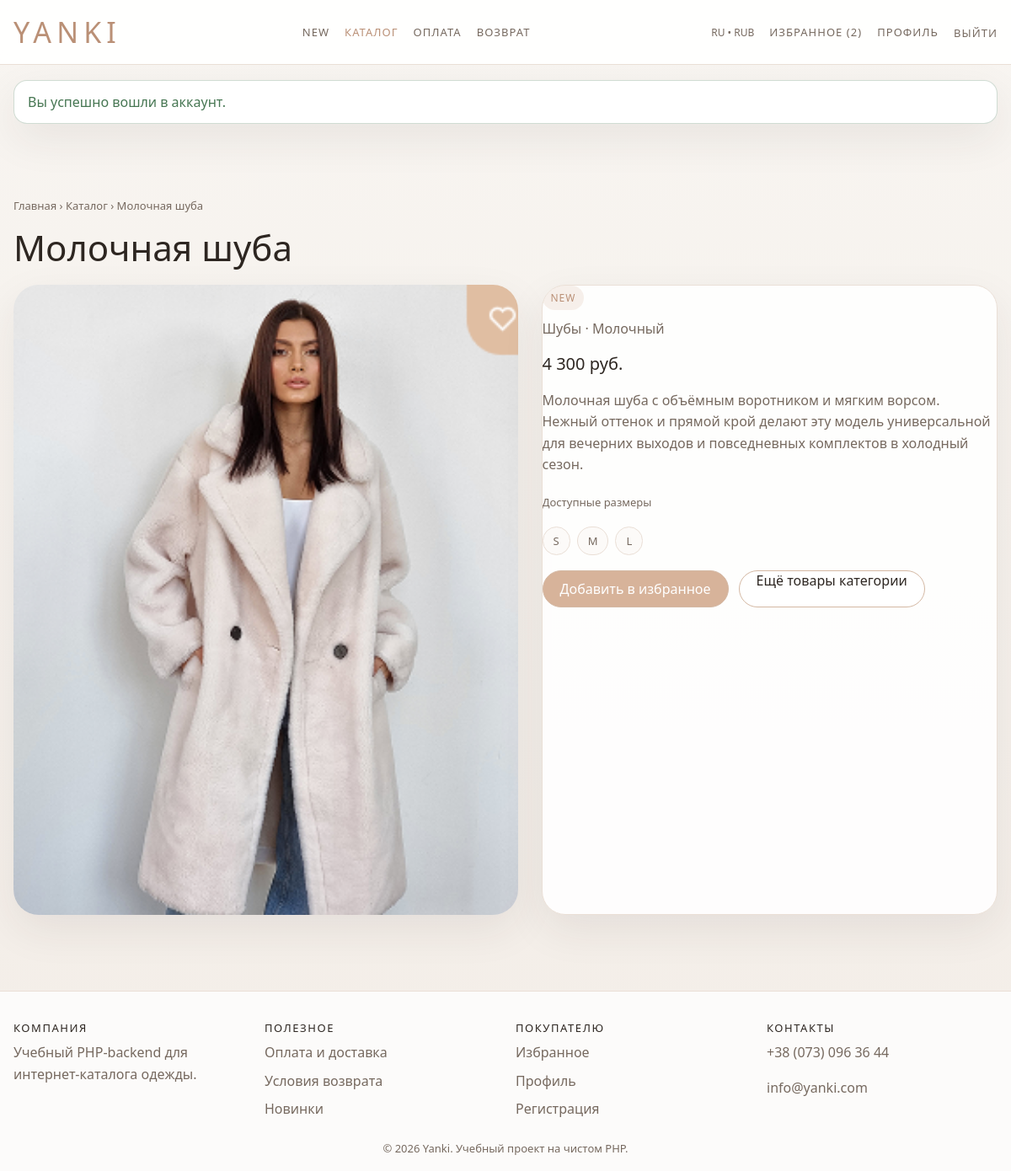
Screenshot of /product.php?slug=milk-fur-coat (signed in) with the database file from the repository.
### tables this page shows
CREATE TABLE products (
    id INT UNSIGNED AUTO_INCREMENT PRIMARY KEY,
    category_id TINYINT UNSIGNED NOT NULL,
    color_id TINYINT UNSIGNED DEFAULT NULL,
    title VARCHAR(150) NOT NULL,
    slug VARCHAR(160) NOT NULL,
    short_description VARCHAR(255) DEFAULT NULL,
    description TEXT DEFAULT NULL,
    price DECIMAL(10,2) NOT NULL,
    image_path VARCHAR(255) NOT NULL,
    is_new TINYINT(1) NOT NULL DEFAULT 0,
    is_bestseller TINYINT(1) NOT NULL DEFAULT 0,
    is_sale TINYINT(1) NOT NULL DEFAULT 0,
    created_at TIMESTAMP NOT NULL DEFAULT CURRENT_TIMESTAMP,
    updated_at TIMESTAMP NOT NULL DEFAULT CURRENT_TIMESTAMP ON UPDATE CURRENT_TIMESTAMP,
    UNIQUE KEY uq_products_slug (slug),
    KEY idx_products_category_id (category_id),
    KEY idx_products_color_id (color_id),
    KEY idx_products_price (price),
    KEY idx_products_is_new (is_new),
    KEY idx_products_is_bestseller (is_bestseller),
    KEY idx_products_is_sale (is_sale),
    CONSTRAINT fk_products_category
        FOREIGN KEY (category_id) REFERENCES categories (id)
        ON UPDATE CASCADE,
    CONSTRAINT fk_products_color
        FOREIGN KEY (color_id) REFERENCES colors (id)
        ON UPDATE CASCADE
);

CREATE TABLE categories (
    id TINYINT UNSIGNED AUTO_INCREMENT PRIMARY KEY,
    name VARCHAR(100) NOT NULL,
    slug VARCHAR(100) NOT NULL,
    image_path VARCHAR(255) NOT NULL,
    sort_order TINYINT UNSIGNED NOT NULL DEFAULT 0,
    UNIQUE KEY uq_categories_slug (slug)
);

CREATE TABLE colors (
    id TINYINT UNSIGNED AUTO_INCREMENT PRIMARY KEY,
    name VARCHAR(50) NOT NULL,
    slug VARCHAR(50) NOT NULL,
    code CHAR(7) DEFAULT NULL,
    sort_order TINYINT UNSIGNED NOT NULL DEFAULT 0,
    UNIQUE KEY uq_colors_slug (slug)
);

### config/database.php (called while the page is built, shortened)
<?php
function db(): PDO
{
    static $pdo = null;
    if ($pdo instanceof PDO) {
        return $pdo;
    }
    $dsn = sprintf(
        'mysql:host=%s;port=%d;dbname=%s;charset=%s',
        (string) config('db.host'),
        (int) config('db.port'),
        (string) config('db.name'),
        (string) config('db.charset')
    );
    try {
        $pdo = new PDO(
            $dsn,
            (string) config('db.user'),
            (string) config('db.pass'),
            [
                PDO::ATTR_ERRMODE => PDO::ERRMODE_EXCEPTION,
                PDO::ATTR_DEFAULT_FETCH_MODE => PDO::FETCH_ASSOC,
                PDO::ATTR_EMULATE_PREPARES => false,
            ]
        );
    } catch (PDOException $exception) {
        http_response_code(500);
        exit('Не удалось подключиться к MySQL. Проверьте настройки в backend/config/config.php и импорт SQL-скрипта.');
    }
    return $pdo;
}

### includes/repositories.php (called while the page is built, shortened)
<?php
function find_product_by_slug(string $slug): ?array
{
    $sql = <<<SQL
        SELECT
            p.id,
            p.category_id,
            p.color_id,
            p.title,
            p.slug,
            p.short_description,
            p.description,
            p.price,
            p.image_path,
            p.is_new,
            p.is_bestseller,
            p.is_sale,
            p.created_at,
            c.name AS category_name,
            c.slug AS category_slug,
            co.name AS color_name,
            co.code AS color_code,
            (
                SELECT GROUP_CONCAT(s2.name ORDER BY s2.sort_order SEPARATOR ' ')
                FROM product_sizes ps2
                INNER JOIN sizes s2 ON s2.id = ps2.size_id
                WHERE ps2.product_id = p.id
            ) AS sizes_text
        FROM products p
        INNER JOIN categories c ON c.id = p.category_id
        LEFT JOIN colors co ON co.id = p.color_id
        WHERE p.slug = :slug
        LIMIT 1
    SQL;
    $statement = db()->prepare($sql);
    $statement->execute(['slug' => $slug]);
    $product = $statement->fetch();
    return $product ?: null;
}
function get_user_by_id(int $userId): ?array
{
    $statement = db()->prepare('SELECT id, name, email, phone, created_at, updated_at FROM users WHERE id = :id LIMIT 1');
    $statement->execute(['id' => $userId]);
    $user = $statement->fetch();
    return $user ?: null;
}
function get_favorite_product_ids(int $userId): array
{
    $statement = db()->prepare('SELECT product_id FROM favorites WHERE user_id = :user_id');
    $statement->execute(['user_id' => $userId]);
    return array_map('intval', array_column($statement->fetchAll(), 'product_id'));
}

### includes/functions.php (called while the page is built, shortened)
<?php
function app_base_url(): string
{
    static $baseUrl = null;
    if ($baseUrl !== null) {
        return $baseUrl;
    }
    $scriptName = str_replace('\\', '/', $_SERVER['SCRIPT_NAME'] ?? '');
    if (preg_match('#/actions/[^/]+$#', $scriptName) === 1) {
        $scriptName = (string) preg_replace('#/actions/[^/]+$#', '', $scriptName);
    } else {
        $scriptName = (string) preg_replace('#/[^/]+\.php$#', '', $scriptName);
    }
    $baseUrl = rtrim($scriptName, '/');
    return $baseUrl;
}
function url(string $path = ''): string
{
    $baseUrl = app_base_url();
    $path = ltrim($path, '/');
    if ($baseUrl === '') {
        return '/' . $path;
    }
    return $baseUrl . '/' . $path;
}
function asset(string $path = ''): string
{
    return url('assets/' . ltrim($path, '/'));
}
function e(?string $value): string
{
    return htmlspecialchars((string) $value, ENT_QUOTES | ENT_SUBSTITUTE, 'UTF-8');
}
function current_user(): ?array
{
    static $user = false;
    if ($user !== false) {
        return $user;
    }
    $userId = isset($_SESSION['user_id']) ? (int) $_SESSION['user_id'] : 0;
    $user = get_user_by_id($userId);
    return $user;
}
function is_logged_in(): bool
{
    return current_user() !== null;
}
function format_price($price): string
{
    return number_format((float) $price, 0, ',', ' ') . ' руб.';
}

### public/product.php (the view, shortened to what this page needs)
<?php
$slug = trim((string) ($_GET['slug'] ?? ''));
$product = $slug !== '' ? find_product_by_slug($slug) : null;
$favoriteProductIds = is_logged_in() ? get_favorite_product_ids((int) current_user()['id']) : [];
$isFavorite = $product ? in_array((int) $product['id'], $favoriteProductIds, true) : false;
require_once __DIR__ . '/../includes/header.php';
?>
<main class="section">
    <div class="container">
        <?php if ($product === null): ?>
            <div class="panel empty-state">
                <h1 class="panel-title">Товар не найден</h1>
                <p class="muted-text">Проверьте ссылку или вернитесь в каталог.</p>
                <div class="panel-actions">
                    <a class="btn btn--primary" href="<?= e(url('catalog.php')) ?>">Перейти в каталог</a>
                </div>
            </div>
        <?php else: ?>
            <div class="page-header">
                <div class="breadcrumbs">
                    Главная › <a href="<?= e(url('catalog.php')) ?>">Каталог</a> › <?= e($product['title']) ?>
                </div>
                <h1 class="page-title"><?= e($product['title']) ?></h1>
            </div>
            <div class="product-layout">
                <div class="product-image">
                    <img src="<?= e(asset($product['image_path'])) ?>" alt="<?= e($product['title']) ?>">
                </div>
                <section class="panel product-panel">
                    <div class="badge-row">
                        <?php if ((int) $product['is_new'] === 1): ?>
                            <span class="badge">New</span>
                        <?php endif; ?>
                    </div>
                    <p class="muted-text"><?= e($product['category_name']) ?> · <?= e($product['color_name'] ?? 'Без цвета') ?></p>
                    <div class="price" style="margin-top: 14px;"><?= e(format_price((float) $product['price'])) ?></div>
                    <p class="muted-text" style="margin-top: 18px;">
                        <?= e($product['short_description']) ?>
                    </p>
                    <p class="muted-text">
                        <?= e($product['description']) ?>
                    </p>
                    <div class="field" style="margin-top: 22px;">
                        <label>Доступные размеры</label>
                        <div class="chips">
                            <?php foreach (array_filter(explode(' ', (string) $product['sizes_text'])) as $sizeName): ?>
                                <span class="chip"><?= e($sizeName) ?></span>
                            <?php endforeach; ?>
                        </div>
                    </div>
                    <div class="panel-actions">
                        <?php if (is_logged_in()): ?>
                            <form class="favorite-form" action="<?= e(url('actions/toggle_favorite.php')) ?>" method="post">
                                <button class="btn <?= $isFavorite ? 'btn--ghost' : 'btn--primary' ?>" type="submit">
                                    <?= $isFavorite ? 'Убрать из избранного' : 'Добавить в избранное' ?>
                                </button>
                            </form>
                        <?php else: ?>
                            <a class="btn btn--primary" href="<?= e(url('login.php')) ?>">Войти, чтобы сохранить</a>
                        <?php endif; ?>
                        <a class="btn btn--ghost" href="<?= e(url('catalog.php?category=' . urlencode($product['category_slug']))) ?>">
                            Ещё товары категории
                        </a>
                    </div>
                </section>
            </div>
        <?php endif; ?>
    </div>
</main>
<?php require_once __DIR__ . '/../includes/footer.php'; ?>

### public/assets/css/style.css (style rules this page uses)
:root { --bg: #f7f3ef; --panel: #ffffff; --line: #eadfd6; --line-strong: #d4b8a3; --text: #2d2621; --muted: #76695f; --accent: #d7b39a; --accent-dark: #ba9076; --danger: #9f4a42; --success: #467652; --shadow: 0 18px 50px rgba(45, 38, 33, 0.08); }
* { box-sizing: border-box; }
body { margin: 0; background: linear-gradient(180deg, #f8f5f1 0%, #f3ede7 100%); color: var(--text); font-family: "Segoe UI", Arial, sans-serif; }
a { color: inherit; text-decoration: none; }
img { display: block; max-width: 100%; }
button, input, select, textarea { font: inherit; }
.container { width: min(1180px, calc(100vw - 32px)); margin: 0 auto; }
.section { padding: 42px 0; }
.section-title, .page-title { margin: 0; font-size: clamp(28px, 4vw, 42px); font-weight: 400; }
.section-subtitle, .page-subtitle, .muted-text { margin: 0; color: var(--muted); line-height: 1.6; }
.page-header { padding: 34px 0 16px; }
.breadcrumbs { margin-bottom: 12px; font-size: 13px; color: var(--muted); }
.btn { min-height: 44px; padding: 0 20px; border-radius: 999px; border: 1px solid var(--line-strong); background: transparent; color: var(--text); cursor: pointer; transition: 0.2s ease; }
.btn--primary { background: var(--accent); color: #ffffff; }
.btn--ghost { background: rgba(255, 255, 255, 0.84); }
.category-card, .product-card, .panel, .info-card { border: 1px solid var(--line); border-radius: 28px; background: rgba(255, 255, 255, 0.9); box-shadow: var(--shadow); overflow: hidden; }
.price { font-size: 20px; }
.sizes, .chips { margin-top: 12px; display: flex; flex-wrap: wrap; gap: 8px; }
.chip { padding: 7px 12px; border-radius: 999px; border: 1px solid var(--line); background: #fcfaf8; color: var(--muted); font-size: 13px; }
.badge-row { display: flex; flex-wrap: wrap; gap: 8px; margin-bottom: 10px; }
.badge { padding: 6px 10px; border-radius: 999px; background: rgba(215, 179, 154, 0.2); color: var(--accent-dark); font-size: 12px; letter-spacing: 0.08em; text-transform: uppercase; }
.field { display: grid; gap: 8px; }
.field label { font-size: 13px; color: var(--muted); }
.favorite-form { margin: 0; }
.product-layout { display: grid; grid-template-columns: minmax(0, 1.05fr) minmax(320px, 0.95fr); gap: 28px; }
.product-image { border-radius: 30px; overflow: hidden; box-shadow: var(--shadow); }
.product-image img { width: 100%; aspect-ratio: 4 / 5; object-fit: cover; }
.product-panel { padding: 28px; }
.panel { padding: 0; }
.panel-actions { margin-top: 18px; display: flex; flex-wrap: wrap; gap: 12px; }

### rows the page displays
products: title "Молочная шуба", image_path (picture), category.name "Шубы", color.name "Молочный", price "4 300 руб.", short_description "Молочная шуба с объёмным воротником и мягким ворсом.", description "Нежный оттенок и прямой крой делают эту модель универсальной для вечерних выходов и повседневных комплектов в холодный сезон."

### other values shown
$favoriteCount "2"
$message['message'] "Вы успешно вошли в аккаунт."
$sizeName "S"
$sizeName "M"
$sizeName "L"
